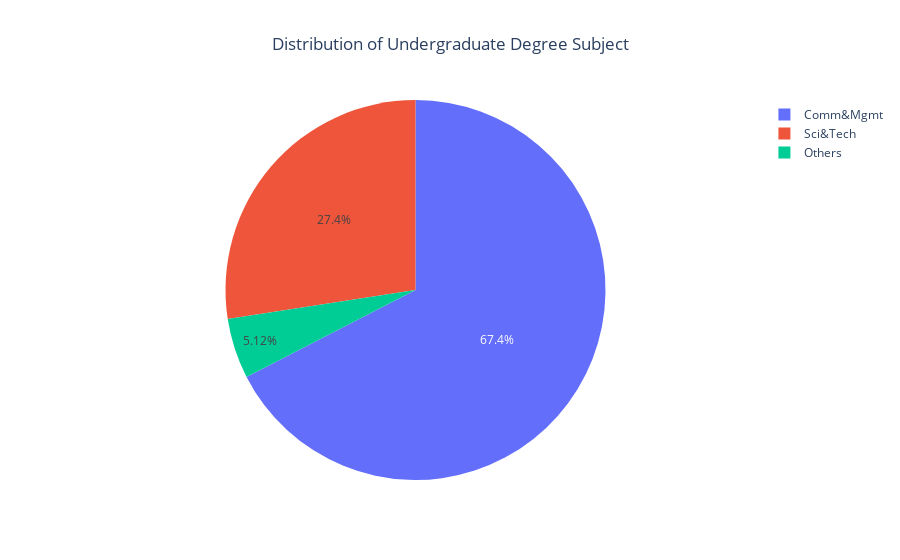

Notebook code for this chart:
### Code cell
fig = px.pie(df,names='degree_t', title='Distribution of Undergraduate Degree Subject')
fig.update_layout(title_x=0.5)
fig.show()

### Figure 1 — Plotly figure (JSON) as saved in the notebook; plotly's stock layout.template omitted (floating-point values rounded to 4 significant figures; data arrays with more than 128 entries replaced by an {"elided": "..."} marker saying what was removed)
{"data": [{"domain": {"x": [0, 1], "y": [0, 1]}, "hovertemplate": "degree_t=%{label}<extra></extra>", "labels": {"elided": "215 str values"}, "legendgroup": "", "name": "", "showlegend": true, "type": "pie"}], "layout": {"legend": {"tracegroupgap": 0}, "title": {"text": "Distribution of Undergraduate Degree Subject", "x": 0.5}}}
